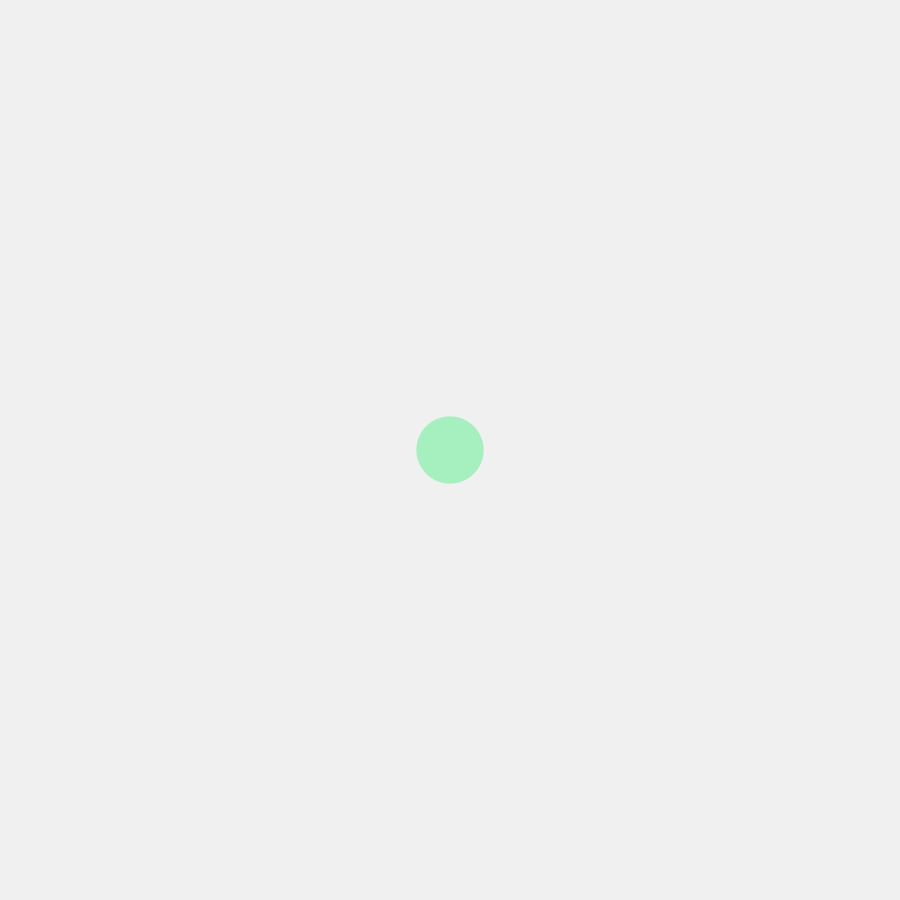
Frame 1 (no input)
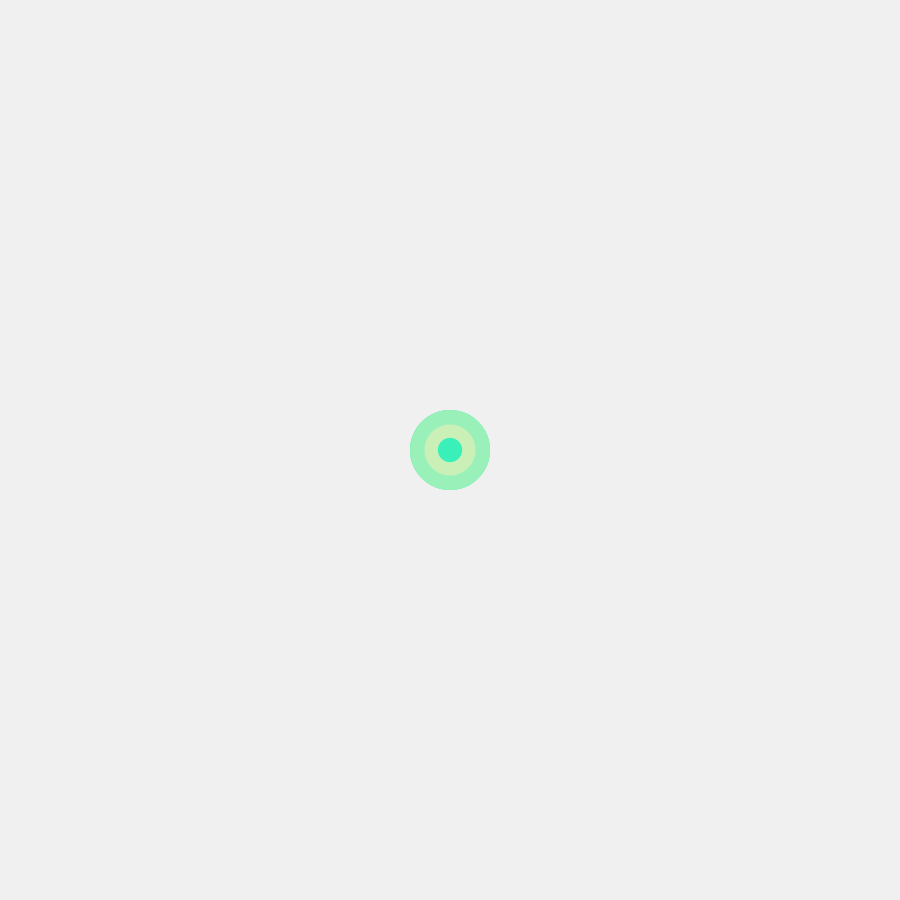
Frame 60 (the mouse pressed at the canvas centre just before this capture)
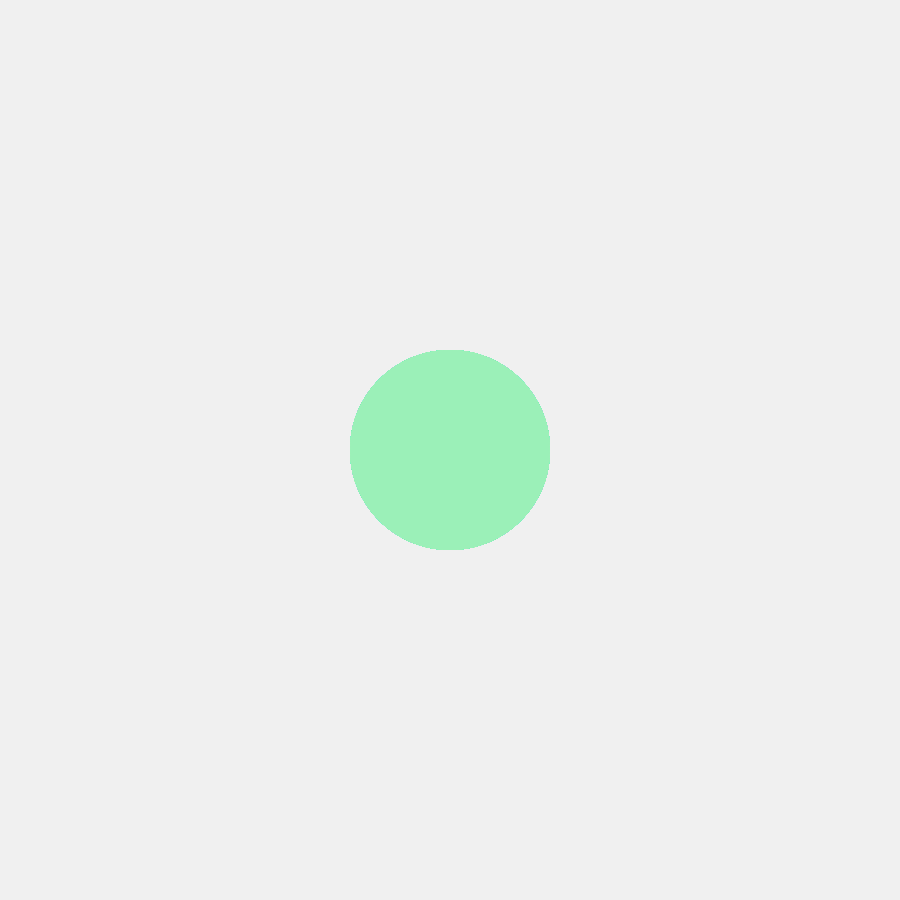
Frame 120 (the mouse held since frame 60 and released just before this capture)

The Processing sketch that drew these frames (run headless with seeded random() and noise(); from frame 60 on, the mouse is pressed at the canvas centre):

// Processing sketch: processing_175671
// ── processing_175671.pde

int counter;
 
void setup() {  //setup function called initially, only once
  size(900, 900);
  background(240);  //set background white
  colorMode(RGB);   //set colors to Hue, Saturation, Brightness mode
  counter = 0;
}
 
void draw() {  //draw function loops
  counter++;
  noStroke();
  fill(random(240),240,184,225);
   
  if(mousePressed == true) { //add some interaction
    ellipse(mouseX, mouseY, 200, 200);
  }
  else {
    ellipse(width/2, height/2, 80*sin(counter), 80*sin(counter));
  }
}
